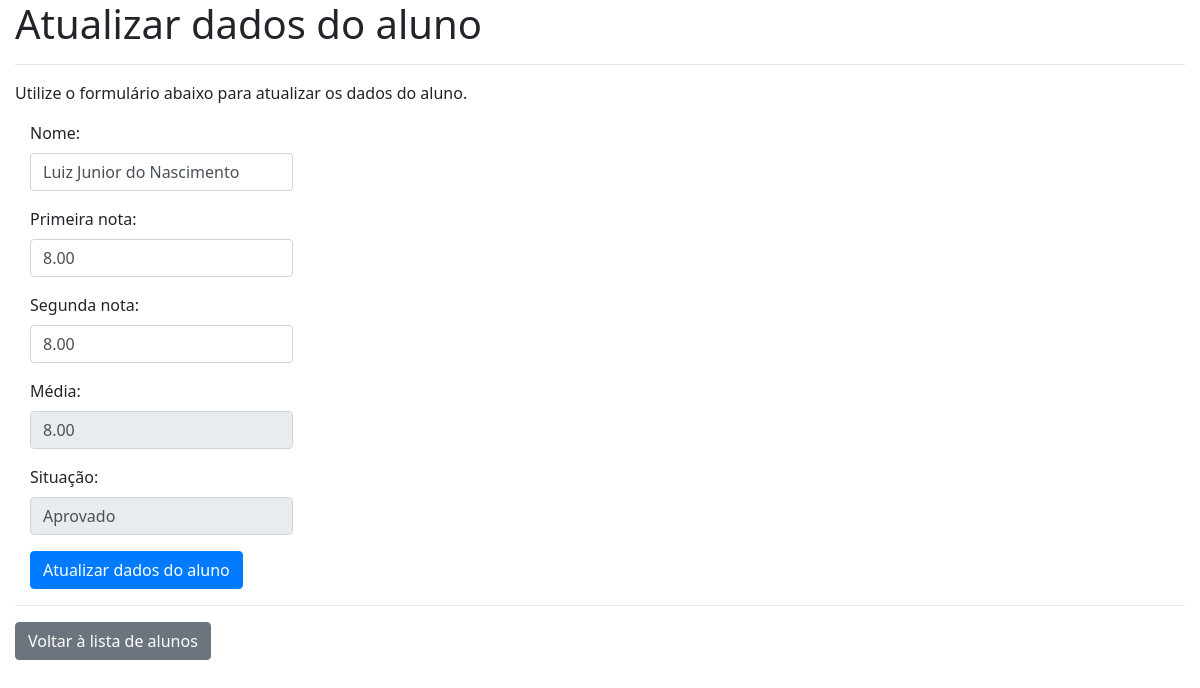
The page /atualizar.php?id=4 on the database its author committed.
### tables this page shows
CREATE TABLE `alunos` (
  `id` int(11) NOT NULL,
  `nome` varchar(30) NOT NULL,
  `primeiro` decimal(4,2) NOT NULL,
  `segunda` decimal(4,2) NOT NULL
);

### src/funcoes-alunos.php (called while the page is built, shortened)
<?php
function lerUmAluno(PDO $conexao, int $id){
    $sql = "SELECT * FROM  alunos where id = :id";
    try {
        $consulta = $conexao->prepare($sql);
        $consulta->bindValue(":id", $id, PDO::PARAM_INT);
        $consulta->execute();
        $resultado = $consulta->fetch(PDO::FETCH_ASSOC);
    } catch (Exception $erro) {
        die("Erro ao carregar dados:".$erro->getMessage());
    }
    return $resultado;
};

### src/ultilidades-func.php (called while the page is built)
<?php
function resultadoMedia(float $primeiro, float $segunda):string{
    $media = ($primeiro + $segunda) / 2;
    return number_format($media, 2);
}
function resultado(float $media):string {
    if ($media >= 7) {
        $mensagem = "Aprovado";
    } elseif($media < 5) {
        $mensagem = "Reprovado";
    } else{
        $mensagem = "Recuperação";
    }
    return $mensagem;
}
?>

### atualizar.php (the view, shortened to what this page needs)
<?php
require_once "src/funcoes-alunos.php";
require_once "src/ultilidades-func.php";
$id = filter_input(INPUT_GET, "id", FILTER_SANITIZE_NUMBER_INT);
$aluno = lerUmAluno($conexao, $id);
?>
<!DOCTYPE html>
<html lang="pt-br">
<head>
    <link rel="stylesheet" href="node_modules/bootstrap/dist/css/bootstrap.min.css">
    <link href="css/style.css" rel="stylesheet">
</head>
<body>
    <div class="container ">
        <h1>Atualizar dados do aluno </h1>
        <hr>
        <p>Utilize o formulário abaixo para atualizar os dados do aluno.</p>
        <form class="col-3" action="#" method="post">
            <p><label for="nome">Nome:</label>
                <input  class="form-control" value="<?=$aluno['nome']?>" type="text" name="nome" id="nome" required>
            </p>
            <p><label for="primeira">Primeira nota:</label>
                <input class="form-control" value="<?=$aluno['primeiro']?>" name="primeiro" type="number" id="primeira" step="0.01" min="0.00" max="10.00" required>
            </p>
            <p><label for="segunda">Segunda nota:</label>
                <input class="form-control" value="<?=$aluno['segunda']?>" name="segunda" type="number" id="segunda" step="0.01" min="0.00" max="10.00" required>
            </p>
            <p>
                <label for="media">Média:</label>
                <input class="form-control" value="<?=resultadoMedia($aluno['primeiro'], $aluno['segunda'])?>" name="media" type="number" id="media" step="0.01" min="0.00" max="10.00" readonly disabled>
            </p>
            <p>
                <label for="situacao">Situação:</label>
                <input class="form-control" value="<?=resultado(resultadoMedia($aluno['primeiro'], $aluno['segunda'])) ?>" type="text" name="situacao" id="situacao" readonly disabled>
            </p>
            <button class="btn btn-primary" type="submit" name="atualizar-dados">Atualizar dados do aluno</button>
        </form>
        <hr>
        <p><a class="btn btn-secondary" href="visualizar.php">Voltar à lista de alunos</a></p>
    </div>
</body>
</html>

### css/style.css (style rules this page uses)
html { font-size: 16px; }
body { font-family: "Segoe UI", Arial, sans-serif; }
.container { max-width: 1200px; width: 100%; margin: auto; }
a { color: blue; font-weight: bold; text-decoration: none; font-size: 1rem; }

### rows shown on the page
alunos: nome "Luiz Junior do Nascimento", primeiro "8.00", segunda "8.00", media "8.00", situacao "Aprovado"
